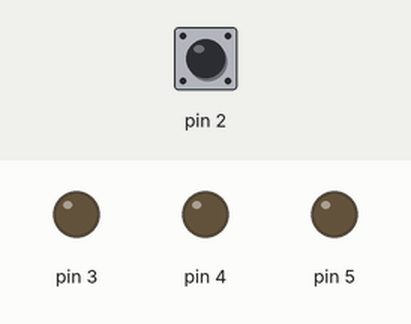
Simulated run of this sketch. Board: Arduino Uno, built with avr-gcc and run on an emulated ATmega328P. Parts: output pins drawn as LEDs (lit = HIGH). The inputs (shaded band) are chosen by the test bench; at power-on: pin 2 HIGH.

Above: at 1.2 s.
1.3 s: pin 2 driven LOW
At 2.3 s:
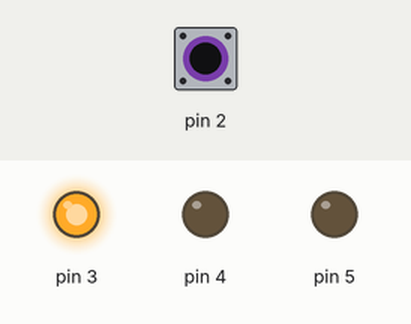
2.8 s: pin 2 pulsed HIGH 5 times (0.12 s each, 0.3 s apart)
At 5.2 s:
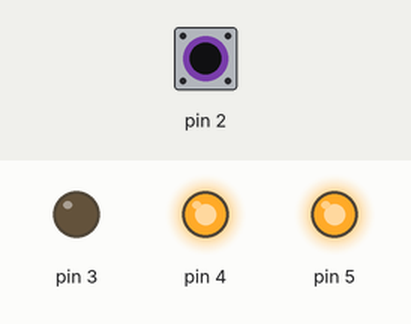
5.8 s: pin 2 pulsed HIGH 2 times (0.12 s each, 0.3 s apart)
At 6.07 s:
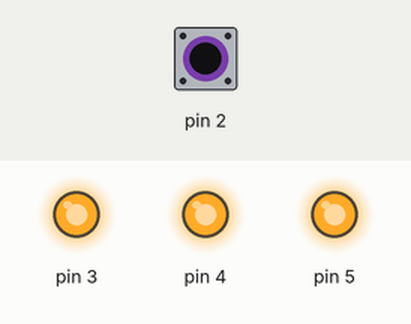
Timing chart, 0 to 8.8 s (numbered marks = the images above; inputs shaded):
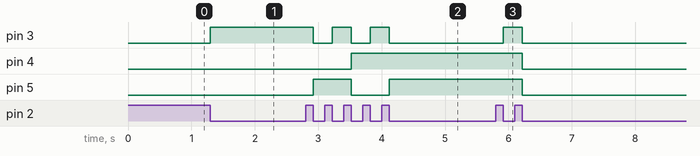

The sketch:

RGBlinkButton.ino
```cpp
// Blinking RGB led, command with button

// PINS : red -> 3
//        blue -> 4
//        green -> 5
//        button -> 2

//CONSTANTS

int states = 0;
int rstate,gstate,bstate;

void setup(){
  pinMode(2, INPUT);
  pinMode(3, OUTPUT);
  pinMode(4, OUTPUT);
  pinMode(5, OUTPUT);
}


void loop(){
  if(states == 8){
   states = 0;
  }

  rstate = (states & 1) == 1 ? HIGH : LOW;
  gstate = (states & 2) == 2 ? HIGH : LOW;
  bstate = (states & 4) == 4 ? HIGH : LOW;

  digitalWrite(3, rstate);
  digitalWrite(4, bstate);
  digitalWrite(5, gstate);

  while(digitalRead(2) == LOW){
    ;
  }
  while(digitalRead(2) == HIGH){
    ;
  }

  states++;
}
```

Measured:
- after the input at 1.3 s, pin 3: LOW → HIGH at once
- after the input at 2.8 s, pin 3: alternates HIGH for 0.30 s and LOW for 0.30 s, 5 changes in all, then stays LOW, starting after 0.12 s; pin 4: LOW → HIGH after 0.72 s; pin 5: LOW → HIGH after 0.12 s, → LOW 0.60 s later, → HIGH 0.60 s later
- after the input at 5.8 s, pin 3: LOW → HIGH after 0.12 s, → LOW 0.30 s later; pin 4, pin 5: HIGH → LOW after 0.42 s
